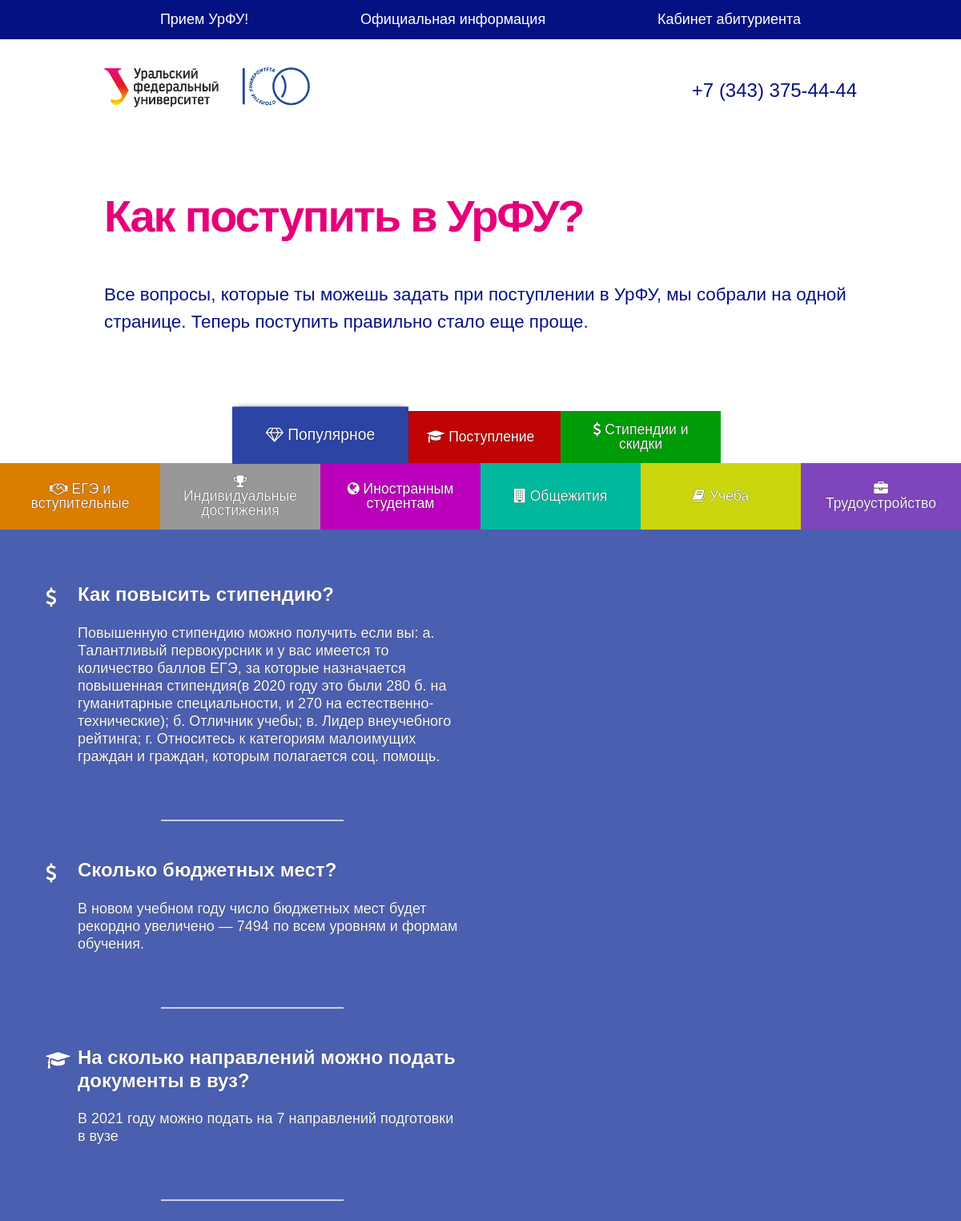
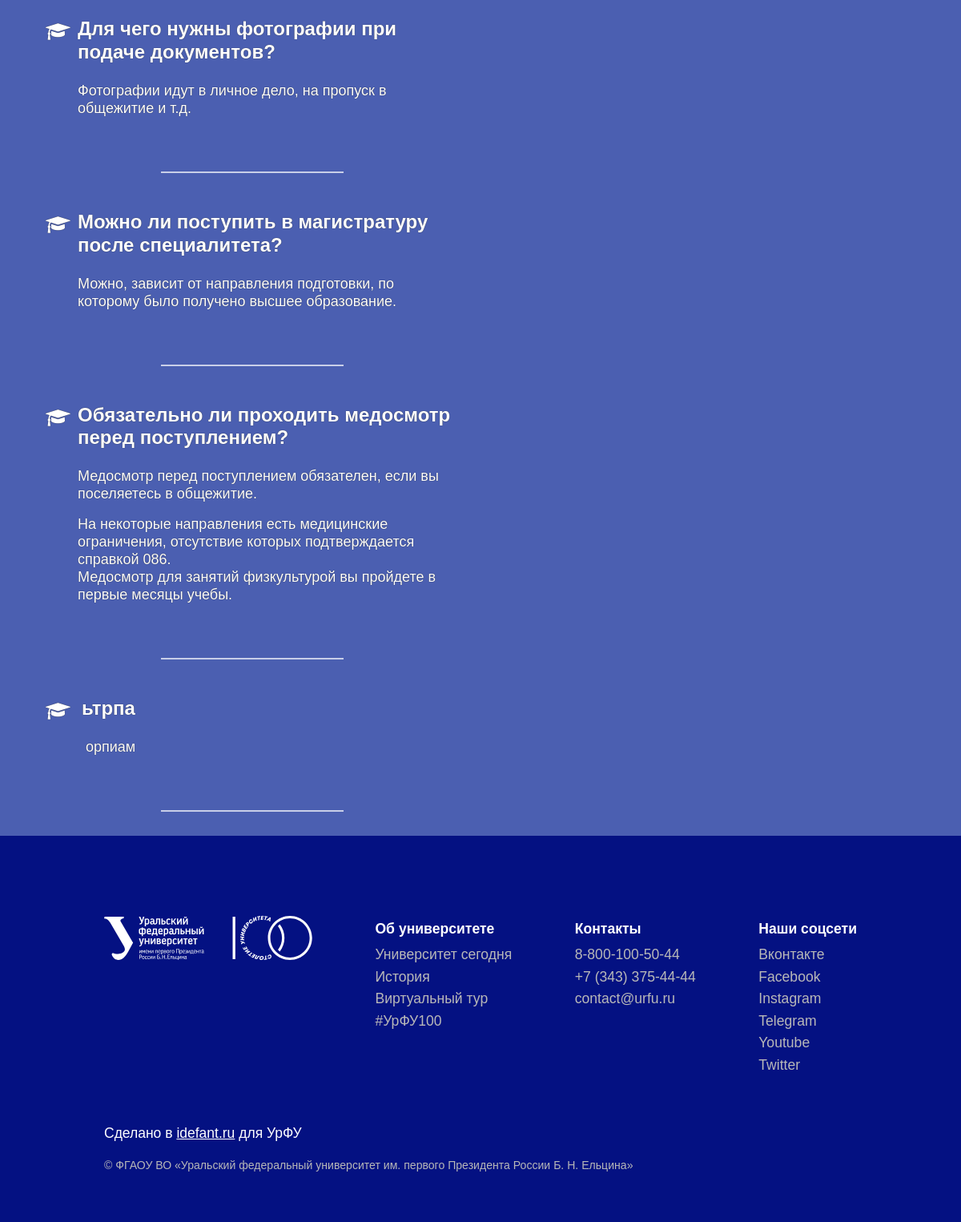
Before: / with the older database file (2 pictures, top to bottom).
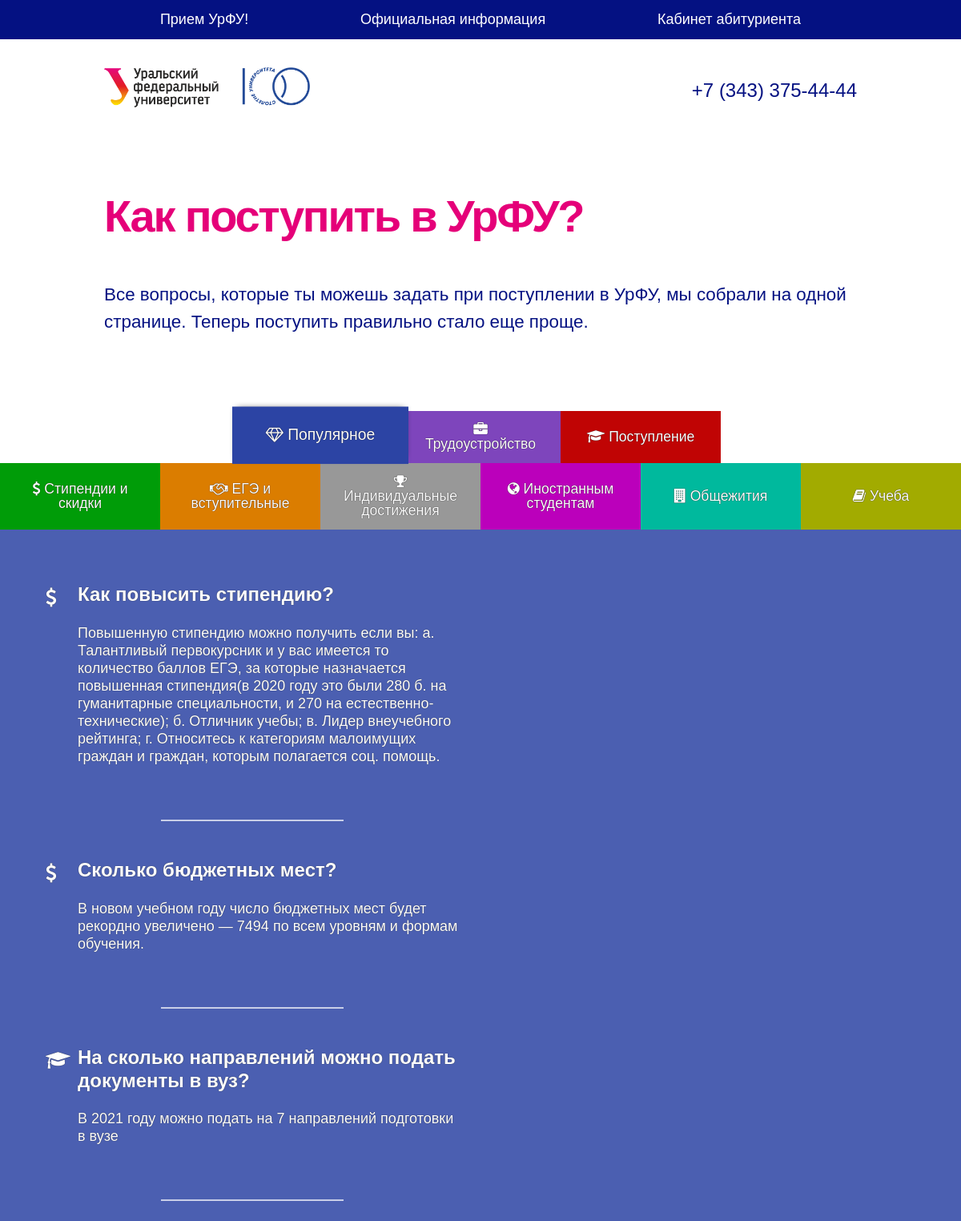
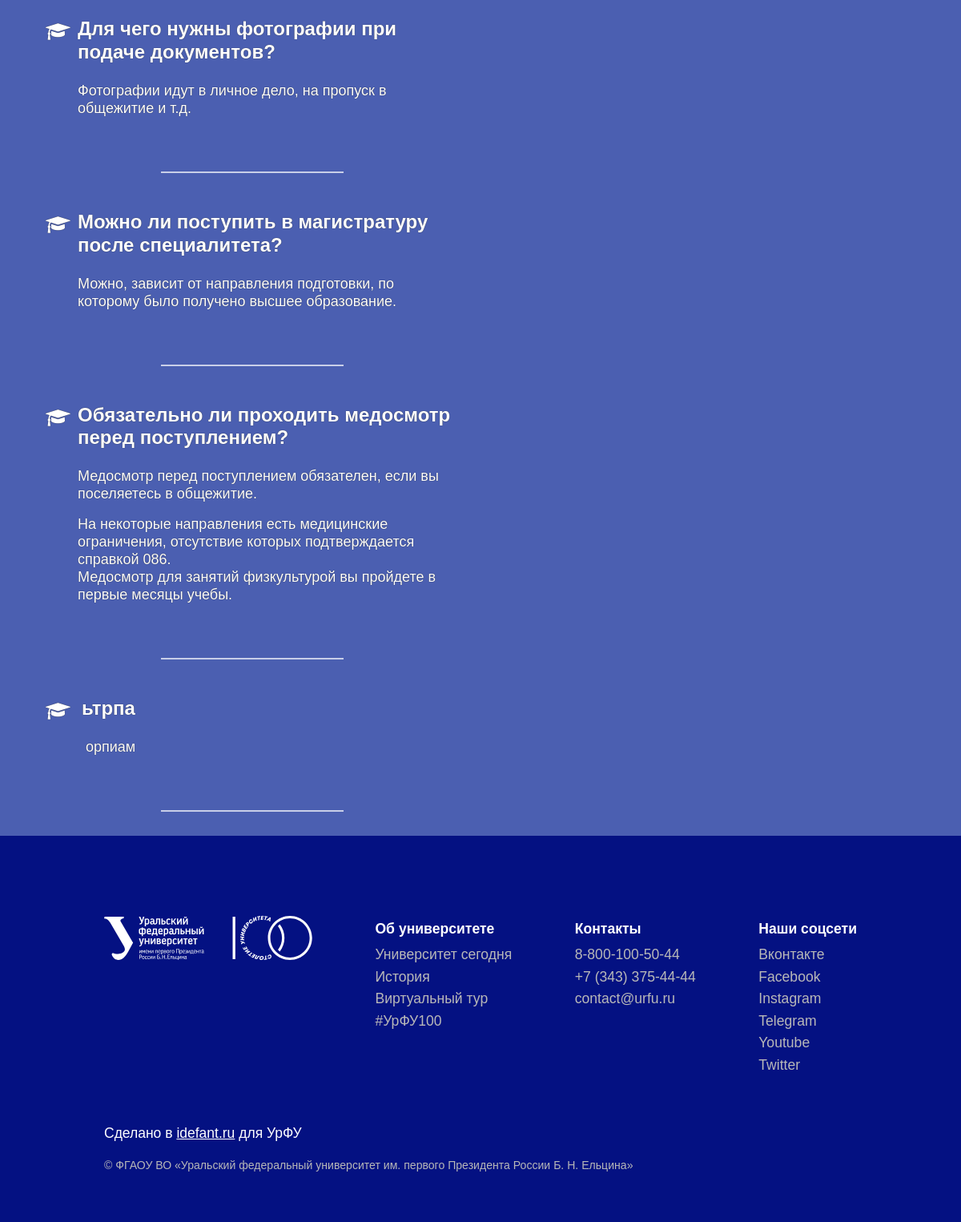
After: the same page with the newer database file (2 pictures, top to bottom).
### models.py (models this page shows, shortened)
class Categories(db.Model):
    id = db.Column(db.Integer, primary_key = True)
    name = db.Column(db.String(100), nullable=False)
    priority = db.Column(db.Integer, nullable=False)
    icon_name = db.Column(db.String(30))
    color = db.Column(db.String(30), default="rgb(255, 255, 255)")

class Questions(db.Model):
    id = db.Column(db.Integer, primary_key = True)
    question = db.Column(db.String(1000), nullable=False)
    clear_question = db.Column(db.String(1000))
    answer = db.Column(db.Text, nullable = False)
    cat_id = db.Column(db.Integer, db.ForeignKey('categories.id'))
    priority = db.Column(db.Integer, nullable=False)
    is_popular = db.Column(db.Boolean, default = False)
    popular_priority = db.Column(db.Integer, default = 0)

### website/website.py (the view)
@website.route('/')
def index():
    try:
        categories = Categories.query
        questions = Questions.query
        popular_questions = questions.filter(Questions.is_popular).order_by(Questions.popular_priority)
    except NameError:
        return render_template("admin/error_page.html", message="Ошибка чтения из БД")
    popular_qa_list_assembly = []
    for popular_question in popular_questions:
        category = categories.get(popular_question.cat_id)
        if category is not None:
            popular_qa_list_assembly += [(popular_question, category.icon_name)]
    result_popular_list = (categories.get(0), popular_qa_list_assembly)
    result_list = []
    num = 0
    for category in reversed(categories.filter(Categories.id != 0).order_by(Categories.priority).all()):
        try:
            usually_questions = questions.filter(Questions.cat_id == category.id).order_by(Questions.priority)
        except (NameError, AttributeError):
            return render_template("admin/error_page.html", message="Ошибка чтения из БД")
        result_list += [(num, category, usually_questions)]
        num = num + 1
    return render_template('website/index.html', result_list=result_list, result_popular_list=result_popular_list,
                           desktop_top_menu=desktop_top_menu, contact_tel=contact_tel, site_title=site_title,
                           site_subtitle=site_subtitle, mobile_side_menu=mobile_side_menu,
                           footer_about_university=footer_about_university, footer_contacts=footer_contacts,
                           footer_social_net=footer_social_net, qa_text_shadow=qa_text_shadow)

### website/templates/website/index.html (shortened to what this page needs)
{% extends 'website/base.html' %}
{% import "website/macros.html" as macros %}
{% block body %}
{{ macros.title_main_page(site_title, site_subtitle) }}
<section class="faq">
	<div class="tabs-menu flex">
		{% for category in result_list %}
		<button onclick="showPanel({{ category[0] }}, {{ category[0] }})" style="background-color: {{ category[1].color }};">
			<i class="fa {{ category[1].icon_name }}" aria-hidden="true"></i>
			{{ category[1].name }}
		</button>
		{% endfor %}
		<button onclick="showPanel({{ result_list | length }}, {{ result_list | length }})" class="current" style="background-color: {{ result_popular_list[0].color }};">
			<i class="fa {{ result_popular_list[0].icon_name }}" aria-hidden="true"></i>
			{{ result_popular_list[0].name }}
		</button>
	</div>
	<div class="tab-content" style="background-color: {{ result_popular_list[0].color }};">
		<div class="tab-content-container">
			{% for qa in result_popular_list[1] %}
			<div class="qa_item">
				<div class="qa_item_container">
					<div class="qa_icon">
						<i class="fa {{ qa[1] }}" aria-hidden="true"></i>
					</div>
					<div class="qa_content">
						<div class="qa_question">
							{{ qa[0].question }}
						</div>
						<div class="qa_answer">
							{{ qa[0].answer | safe }}
						</div>
					</div>
				</div>
				<div class="item_separator"></div>
			</div>
			{% endfor %}
		</div>
	</div>
</section>
{% endblock %}

### website/templates/website/base.html (shortened to what this page needs)
<!DOCTYPE html>
<html class="js no-touch" lang="ru"><head>
	<link rel="stylesheet" href="{{ url_for('static', filename='libraries/css/bootstrap-reboot.min.css') }}">
	<link rel="stylesheet" href="{{ url_for('website.static', filename='css/style.css') }}">
	<link rel="stylesheet" href="{{ url_for('static', filename='libraries/css/font-awesome.min.css') }}">
</head>
<body class="language_ru ">
	<div class="site">
		<nav class="user-menu-wrapper">
			<ul class="nav_wrapper container">
				{% for item_link in desktop_top_menu %}
					<li class="nav_item"><a href="{{ item_link[1] }}">{{ item_link[0] }}</a></li>
				{% endfor %}
			</ul>
		</nav>
		<header class="header-custom">
			<div class="container flex navbar header_container">
				<a href="https://urfu.ru/priemurfu" class="logo">
					<img class="logo_img" src="{{ url_for('website.static', filename='img/UrFULogo_Russian.png') }}" height="50">
				</a>
				<a href="{{ contact_tel[1] }}" class="header-phone">{{ contact_tel[0] }}</a>
			</div>
		</header>
		{% block body %}{% endblock %}
		<section class="footer-custom">
			<div class="container">
				<div class="footer-menu">
					<a href="https://urfu.ru/" target="_blank" class="footer-logo"><img src="{{ url_for('website.static', filename='svg/UrFULogo100White.svg') }}" loading="lazy" alt="" width="260"></a>
					<div class="footer-column">
						<h3 class="footer-label">Об университете</h3>
						<ul class="footer-list">
							<li>
								{% for item_link in footer_about_university %}
									<a href="{{ item_link[1] }}" target="_blank" class="footer-link">{{ item_link[0] }}</a>
								{% endfor %}
							</li>
						</ul>
					</div>
					<div class="footer-column">
						<h3 class="footer-label">Контакты</h3>
						<ul class="footer-list">
							<li>
								{% for item_link in footer_contacts %}
									<a href="{{ item_link[1] }}" class="footer-link">{{ item_link[0] }}</a>
								{% endfor %}
							</li>
						</ul>
					</div>
					<div class="footer-column">
						<h3 class="footer-label">Наши соцсети</h3>
						<ul class="footer-list">
							<li>
								{% for item_link in footer_social_net %}
									<a href="{{ item_link[1] }}" target="_blank" class="footer-link">{{ item_link[0] }}</a>
								{% endfor %}
							</li>
						</ul>
					</div>
				</div>
				<div class="creator_signature">Сделано в <a class="creator_signature_link" href="https://idefant.ru" target="_blank">idefant.ru</a> для УрФУ</div>
				<div class="subfooter">© ФГАОУ ВО «Уральский федеральный университет им. первого Президента России Б. Н. Ельцина»</div>
			</div>
		</section>
	</div>
</body>
</html>

### website/templates/website/macros.html
{% macro title_main_page(site_title, site_subtitle) %}
<section class="hero">
	<div class="container">
		<div class="hero-text">
			<h1 class="hero-heading">{{ site_title }}</h1>
			<p class="hero-paragraph">{{ site_subtitle }}</p>
		</div>
	</div>
</section>
{% endmacro %}

### website/static/css/style.css (style rules this page uses)
a, body, div, h1, h3, header, html, img, li, section, ul { margin: 0; padding: 0; border: 0; font-size: 100%; vertical-align: baseline }
header, section { display: block }
.site { margin: 0 auto }
button { border: none; color: #fff; text-decoration: none; display: inline-block; }
.site { min-height: 100% }
body { font-family: 'Arial', sans-serif !important; background: #fff; color: #041182; }
h1, h3 { font-family: 'Arial', sans-serif !important; color: rgba(229, 0, 121, 1); margin: 0; font-weight: bold; }
h1 { margin-bottom: 0.5em; }
ul { margin-left: 0; list-style-type: none; }
header a { color: rgba(4, 17, 130, 1); text-decoration: none; }
section { padding: 50px 0; }
.container { max-width: 940px; margin-left: auto; margin-right: auto; }
.flex { display: flex; }
.navbar { justify-content: space-between; align-items: center; padding: 25px 0; }
.header-phone { font-size: 1.5em; }
.hero { padding-bottom: 0; }
.hero-heading { font-size: 3.5em; font-weight: 600; letter-spacing: -0.04em; padding: 20px 0; }
.hero-paragraph { font-size: 1.4em; margin-bottom: 2em; font-weight: 400; }
.tabs-menu { width: 100%; flex-wrap: wrap-reverse; flex-direction: row-reverse; justify-content: center; }
.tabs-menu button { max-width: calc(100% / 6); min-width: calc(100% / 6); line-height: 1em; font-size: 1.1em; padding: 15px 20px; text-align: center; min-height: 65px; outline:none !important; }
button.current { transform: scale(1.1) translateY(-2px); z-index: 2; box-shadow: 0 -2px 8px -5px black; }
.footer-custom { padding: 100px 0 60px; background-color: #041182; color: #23286b; font-size: 1.1em; }
.footer-menu { display: -webkit-box; display: -webkit-flex; display: -ms-flexbox; display: flex; margin-bottom: 52px; -webkit-box-pack: justify; -webkit-justify-content: space-between; -ms-flex-pack: justify; justify-content: space-between; color: #fff; text-align: left; flex-wrap: wrap; }
.footer-label { margin-top: 0px; margin-bottom: 8px; font-size: 1em; color: white; line-height: 32px; }
.footer-link { display: block; margin-bottom: 10px; color: #b8b8b8; text-decoration: none; line-height: 1em; }
.footer-logo { height: 100%; margin-bottom: 50px; }
.subfooter { color: #b8b8b8; font-size: 0.8em; text-align: left; }
nav { width: 100%; background-color: #041182; margin-bottom: 10px; }
.nav_wrapper { list-style-type: none; display: flex; justify-content: space-around; padding: 11px 0; }
.nav_item a { text-decoration: none; color: white; font-size: 18px; }
.tab-content { color: #fff; padding-top: 20px; display: block; opacity: 0.85; padding-bottom: 30px; }
.tab-content-container { width: 100%; margin-right: auto; margin-left: auto; max-width: 1140px; }
.user-menu-wrapper { display: none; }
@media (min-width: 1024px) { .user-menu-wrapper { display: block; } }
html { overflow-x: hidden; }
.creator_signature { color: white; font-size: 17.5px; margin-bottom: 17px; }
.creator_signature_link { color: white; }
.faq { padding-bottom: 0; }

### website/templates/website/index.html (style rules this page uses)
.qa_item, .tabs-menu button { text-shadow: 0 0 1px black; }

Changed rows visible on the page:
changed Categories "Учеба": color "rgb(204, 214, 15)" → "rgb(162, 171, 0)" (drawn)
changed Categories "Трудоустройство": moves down the list
